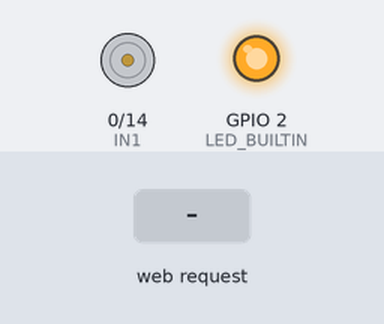
The sketch below on a simulated ESP8266 (NodeMCU). Parts: motor-driver pin pairs drawn as motors (green arrow = first pin HIGH = forward, orange = second pin HIGH = backward, longer = more drive, scaled by the enable pin), output pins drawn as LEDs (lit = HIGH, except the on-board LED, lit = LOW). Inputs (shaded band) come from the test bench. WiFi joins after 1.5 s; servers stay silent unless stated; what the sketch prints to the serial monitor is not drawn.

Above: at 2.7 s.
2.8 s: HTTP request GET /fanon received
At 3.6 s:
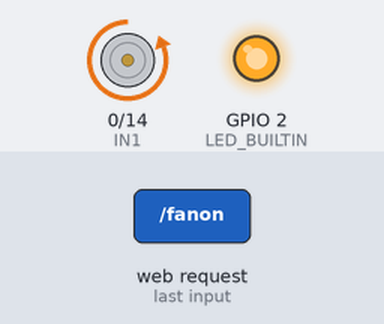
5.5 s: HTTP request GET /fanoff received
At 7.4 s:
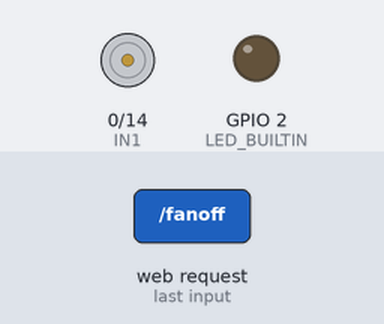
8.2 s: HTTP request GET /lighton received
At 9.32 s:
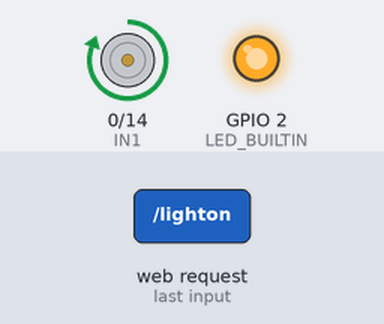
Timing chart, 0 to 11.2 s (numbered marks = the images above; inputs shaded):
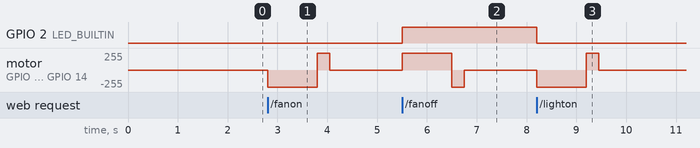

Measured:
- after the input at 2.8 s, motor on GPIO 0 (IN1) / GPIO 14 (IN2): stopped → backward 255/255 at once, → forward 255/255 1.0 s later, → stopped 0.25 s later
- after the input at 5.5 s, GPIO 2 (LED_BUILTIN): LOW → HIGH at once; motor on GPIO 0 (IN1) / GPIO 14 (IN2): stopped → forward 255/255 at once, → backward 255/255 1.0 s later, → stopped 0.25 s later
- after the input at 8.2 s, GPIO 2 (LED_BUILTIN): HIGH → LOW at once; motor on GPIO 0 (IN1) / GPIO 14 (IN2): stopped → backward 255/255 at once, → forward 255/255 1.0 s later, → stopped 0.25 s later

The sketch:

smartplug.ino
```cpp
/***************************
#  *  smartplug.ino
#  * Version Number  : 1.0
#  * Configuration Identifier:
#  * Modified by:  Shrilesh Kale
#  * Modified Date:  22/12/2021
#  * Description: Source code for smarty device (smartplug)
#  **************************/

/*******************************************************************************
                              Defines
*******************************************************************************/
#define buzzer            4
#define MaxThreshold      359
#define MaxTiltThreshold  359
#define sample_num_mdate  5000
#define triggerPin        7
#define echoPin           8
#define pinRST            9
#define pinSDA            10
#define doorlockPin       6
#include <ESP8266WiFi.h>
#define LED_BUILTIN 2

/*******************************************************************************
                            Global Variables
*******************************************************************************/
const char* ssid = "wifissid";
const char* password = "wifipassword";
int ENA = 4;
int IN1 = 0;
int IN2 = 14;
WiFiServer server(80);


/*******************************************************************************
  Function Name : setup
  Description   : This function will Initialize and set up all the sensors,
                  actuators and display configuration
  Input         : NA
  Output        : NA
  Return        : NA
*******************************************************************************/


void setup() {
  Serial.begin(115200);
  pinMode(LED_BUILTIN, OUTPUT);
  pinMode(ENA, OUTPUT);
  pinMode(IN1, OUTPUT);
  pinMode(IN2, OUTPUT);

  Serial.println();
  Serial.println();
  Serial.print("Connecting to ");
  Serial.println(ssid);
  WiFi.begin(ssid, password);
  while (WiFi.status() != WL_CONNECTED)
  {
    delay(500);
    Serial.print(".");
  }
  Serial.println("");
  Serial.println("WiFi connected");
  server.begin();
  Serial.println("Server started");
  Serial.println(WiFi.localIP());
}

/*******************************************************************************
  Function Name : loop
  Description   : This function will get GET/POST reques from android app

  Input         : NA
  Output        : NA
  Return        : NA
*******************************************************************************/


void loop() {
  WiFiClient client = server.available();
  if (!client) {
    return;
  }

  Serial.println("new client");
  while (!client.available())
  {
    delay(1);
  }
  String req = client.readStringUntil('\r');
  Serial.println(req);
  client.flush();

  if (req.indexOf("/fanon") != -1)
  {

    digitalWrite(LED_BUILTIN, LOW);
    motor_drive_anticlockwise();
  }
  else if (req.indexOf("/fanoff") != -1)
  {
    digitalWrite(LED_BUILTIN, HIGH);
    motor_drive_clockwise();
  }

  if (req.indexOf("/lighton") != -1)
  {
    digitalWrite(LED_BUILTIN, LOW);
    motor_drive_anticlockwise();

  }
  else if (req.indexOf("/lightoff") != -1)
  {
    digitalWrite(LED_BUILTIN, HIGH);
    motor_drive_clockwise();
  }


  String web = "HTTP/1.1 200 OK\r\nContent-Type: text/html\r\n\r\n";

  client.print(web);
}

/*******************************************************************************
  Function Name : motor_drive_clockwise
  Description   : This function will rotate motor clokwise,

  Input         : NA
  Output        : NA
  Return        : NA
*******************************************************************************/

void motor_drive_clockwise() {

  // turn on motor

  digitalWrite(ENA, HIGH); // set speed to 200 out of possible range 0~255
  digitalWrite(IN1, HIGH);
  digitalWrite(IN2, LOW);
  delay(1000);

  digitalWrite(IN1, LOW); // to set motor to initial position
  digitalWrite(IN2, HIGH);
  delay(250);


  // now turn off motors
  digitalWrite(IN1, LOW);
  digitalWrite(IN2, LOW);
}


/*******************************************************************************
  Function Name : motor_drive_anticlockwise
  Description   : This function will rotate motor anticlockwise

  Input         : NA
  Output        : NA
  Return        : NA
*******************************************************************************/


void motor_drive_anticlockwise() {

  digitalWrite(ENA, HIGH); // set speed to 200 out of possible range 0~255
  digitalWrite(IN1, LOW);
  digitalWrite(IN2, HIGH);
  delay(1000);


  digitalWrite(IN1, HIGH); // to set motor to initial position
  digitalWrite(IN2, LOW);
  delay(250);


  // turn off motors
  digitalWrite(IN1, LOW);
  digitalWrite(IN2, LOW);
}
```
